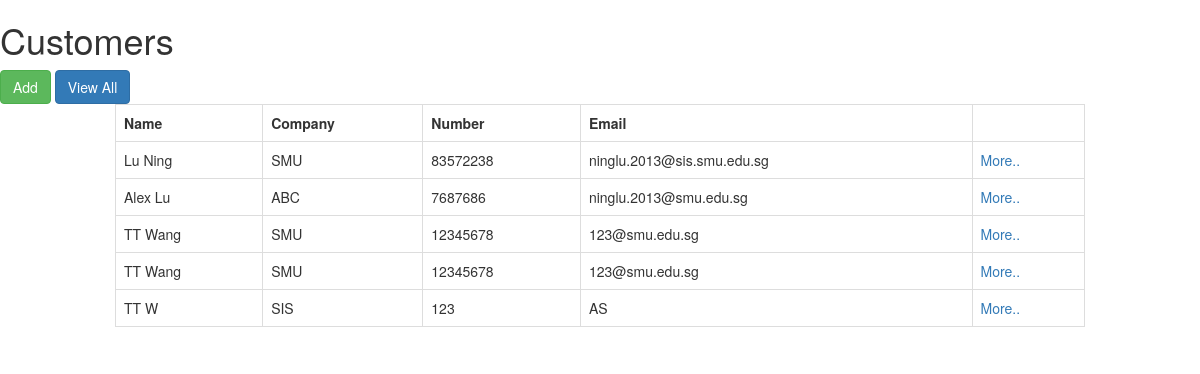
Page /index.php/customers on the committed database.
### tables this page shows
CREATE TABLE IF NOT EXISTS `customer` (
  `c_id` int(11) NOT NULL AUTO_INCREMENT,
  `title` varchar(20) NOT NULL,
  `first_name` varchar(100) NOT NULL,
  `last_name` varchar(100) NOT NULL,
  `company_name` varchar(200) NOT NULL,
  `password_hash` varchar(200) NOT NULL,
  `hp_number` varchar(20) NOT NULL,
  `other_number` varchar(20) DEFAULT NULL,
  `email` varchar(200) NOT NULL,
  `is_active` tinyint(4) NOT NULL DEFAULT '1',
  `last_updated` timestamp NOT NULL,
  `username` varchar(50) NOT NULL,
  PRIMARY KEY (`c_id`),
  KEY `c_id` (`c_id`)
);

### application/controllers/Customers.php (called while the page is built, shortened)
<?php
class Customers extends CI_Controller {
    public function __construct()
    {
        $this->load->library('session');
        $this->load->helper('url');
        $this->load->model("Customer_model");
    }
    public function index()
    {
        $this->list_all();
    }
    public function list_all($include_hidden=false){
        if($include_hidden=="include_hidden"){
            $customers = $this->Customer_model->retrieveAll(false);
            $data["show_all"] = false;
        }else {
            $customers = $this->Customer_model->retrieveAll();
            $data["show_all"] = true;
        }
        $data["customers"]= $customers;
        $this->load->view('customer/all',$data);
    }
}

### index.php (called while the page is built, shortened)
<?php
require_once BASEPATH.'core/CodeIgniter.php';

### application/models/Customer_model.php (called while the page is built, shortened)
<?php
class Customer_model extends CI_Model
{
    public function retrieveAll($only_active=true,$limit=0,$offset=0){
        $where = [];
        $query = $this->db->get_where("customer",$where,$limit,$offset);
        return $query->result_array();
    }
}

### application/views/customer/all.php (the view, shortened to what this page needs)
<!DOCTYPE html>
<html lang="en">
<head>
    <?php $this->load->view('common/common_header');?>
</head>
<body>
    <div class="container-fluid">
        <div class="row">
            <h1>Customers</h1>
            <a href="<?=base_url().'Customers/add'?>" class="btn btn-success">Add</a>
            <?php if($show_all):?>
                <a href="<?=base_url().'Customers/list_all/include_hidden'?>" class="btn btn-primary">View All</a>
            <?php else:?>
                <a href="<?=base_url().'Customers/list_all'?>" class="btn btn-primary">View Active</a>
            <?php endif?>
            <div class="col-xs-10 col-xs-offset-1">
                <table class="table table-bordered">
                    <tr><th>Name</th><th>Company</th><th>Number</th><th>Email</th><th></th></tr>
                    <?php if($customers==false):?>
                            <tr><td colspan="5">There is no customer yet. Click "Add" to add your first customer.</td></tr>
                    <?php else:?>
                        <?php foreach($customers as $c):?>
                            <tr><td><?=$c['first_name']?> <?=$c['last_name']?></td>
                                <td><?=$c['company_name']?></td>
                                <td><?=$c['hp_number']?></td>
                                <td><?=$c['email']?></td>
                                <td><a href="<?=base_url().'Customers/customer/'.$c["c_id"]?>">More..</a></td>
                            </tr>
                        <?php endforeach?>
                    <?php endif?>
                </table>
            </div>
        </div>
    </div>
</body>
</html>

### application/views/common/common_header.php (shortened to what this page needs)
<link ref="stylesheet" href="<?=base_url() . 'css/bootstrap.css'?>" rel="stylesheet">
<link rel="stylesheet" href="<?=base_url() . 'css/font-awesome.min.css'?>">

### rows in the picture
customer: first_name "Lu", last_name "Ning", company_name "SMU", hp_number "83572238", email "ninglu.2013@sis.smu.edu.sg"
customer: first_name "Alex", last_name "Lu", company_name "ABC", hp_number "7687686", email "ninglu.2013@smu.edu.sg"
customer: first_name "TT", last_name "Wang", company_name "SMU", hp_number "12345678", email "123@smu.edu.sg"
customer: first_name "TT", last_name "Wang", company_name "SMU", hp_number "12345678", email "123@smu.edu.sg"
customer: first_name "TT", last_name "W", company_name "SIS", hp_number "123", email "AS"
